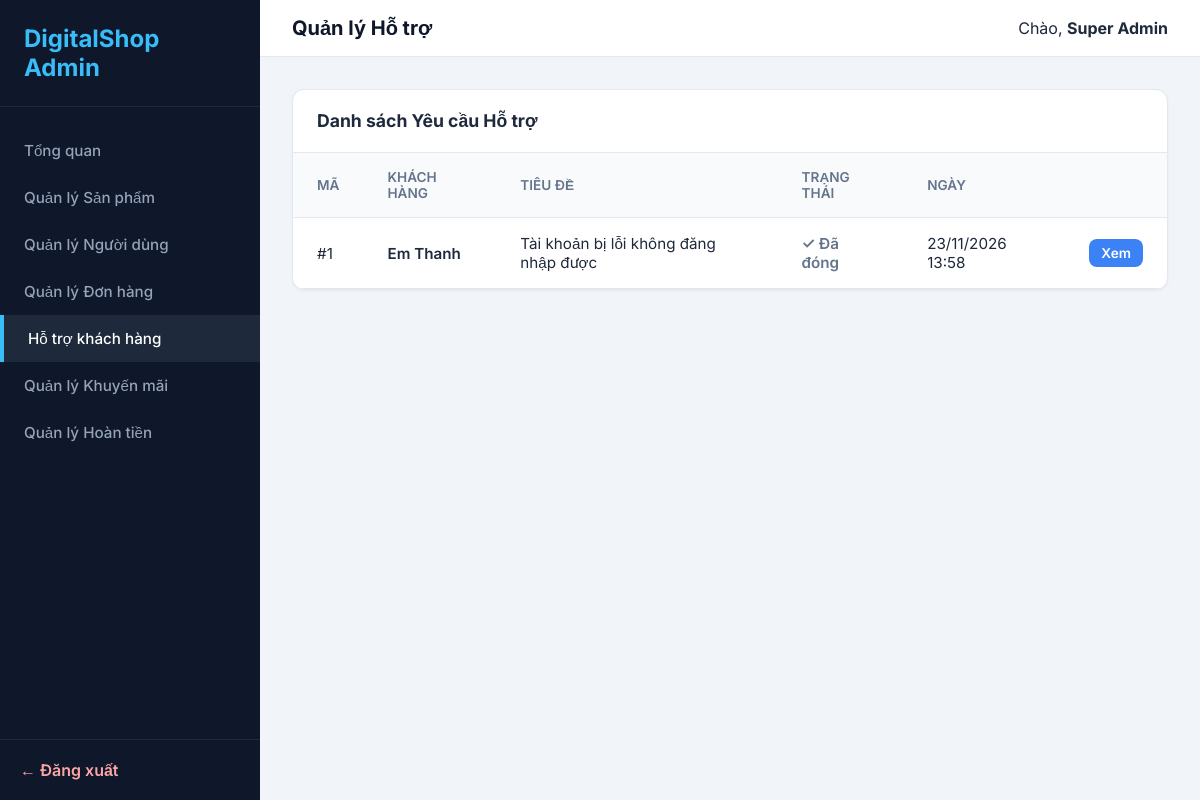
Screenshot of /admin/pages/tickets.php (signed in) with the database file from the repository.
### tables this page shows
CREATE TABLE `tickets` (
  `id` int(11) UNSIGNED NOT NULL,
  `user_id` int(11) UNSIGNED NOT NULL,
  `order_id` int(11) UNSIGNED DEFAULT NULL,
  `subject` varchar(255) NOT NULL,
  `status` enum('open','processing','closed') DEFAULT 'open',
  `created_at` datetime DEFAULT current_timestamp()
);

CREATE TABLE `users` (
  `id` int(11) UNSIGNED NOT NULL,
  `name` varchar(100) NOT NULL,
  `email` varchar(150) NOT NULL,
  `password_hash` varchar(255) NOT NULL,
  `balance` bigint(20) NOT NULL DEFAULT 0,
  `status` enum('active','banned') NOT NULL DEFAULT 'active',
  `created_at` datetime NOT NULL DEFAULT current_timestamp()
);

### shared/bootstrap-admin.php (called while the page is built, shortened)
<?php
$host = '127.0.0.1'; $dbname = 'digital_shop'; $user = 'root'; $pass = '';
try {
    $db = new PDO("mysql:host=$host;dbname=$dbname;charset=utf8mb4", $user, $pass);
    $db->setAttribute(PDO::ATTR_ERRMODE, PDO::ERRMODE_EXCEPTION);
    $db->setAttribute(PDO::ATTR_DEFAULT_FETCH_MODE, PDO::FETCH_ASSOC);
} catch (Exception $e) { die("Lỗi DB: " . $e->getMessage()); }
function e($s) { return htmlspecialchars($s ?? '', ENT_QUOTES, 'UTF-8'); }
function is_admin_logged_in() { return isset($_SESSION['admin_id']); }
function current_admin() {
    global $db;
    $stmt = $db->prepare("SELECT * FROM admins WHERE id = ?");
    $stmt->execute([$_SESSION['admin_id']]);
    return $stmt->fetch();
}
function admin_view($template, $data = []) {
    extract($data);
    require __DIR__ . '/../admin/views/layouts/admin.php';
}

### admin/pages/tickets.php (called while the page is built, shortened)
<?php
require __DIR__ . '/../../shared/bootstrap-admin.php';
$stmt = $db->query("SELECT t.*, u.name as user_name FROM tickets t JOIN users u ON t.user_id = u.id ORDER BY t.status ASC, t.created_at DESC");
$tickets = $stmt->fetchAll();
admin_view('tickets', ['title' => 'Quản lý Hỗ trợ', 'tickets' => $tickets]);

### admin/views/tickets.php (the view)
<div class="data-card">
    <div class="data-header"><h3>Danh sách Yêu cầu Hỗ trợ</h3></div>
    <table>
        <thead>
            <tr><th>Mã</th><th>Khách hàng</th><th>Tiêu đề</th><th>Trạng thái</th><th>Ngày</th><th></th></tr>
        </thead>
        <tbody>
            <?php foreach ($tickets as $t): ?>
            <tr>
                <td>#<?= $t['id'] ?></td>
                <td style="font-weight: 600;"><?= e($t['user_name']) ?></td>
                <td><?= e($t['subject']) ?></td>
                <td>
                    <?php if ($t['status'] == 'open'): ?><span style="color: #f59e0b; font-weight: 600;">⏳ Chờ xử lý</span>
                    <?php elseif ($t['status'] == 'processing'): ?><span style="color: #3b82f6; font-weight: 600;">💬 Đang chat</span>
                    <?php else: ?><span style="color: #64748b; font-weight: 600;">✓ Đã đóng</span><?php endif; ?>
                </td>
                <td><?= date('d/m/Y H:i', strtotime($t['created_at'])) ?></td>
                <td><a href="<?= ADMIN_BASE ?>/pages/ticket-detail.php?id=<?= $t['id'] ?>" class="btn btn-sm" style="background:#3b82f6; color:#fff; text-decoration:none;">Xem</a></td>
            </tr>
            <?php endforeach; ?>
        </tbody>
    </table>
</div>

### admin/views/layouts/admin.php (shortened to what this page needs)
<!DOCTYPE html>
<html lang="vi">
<head>
    <link rel="stylesheet" href="<?= ADMIN_BASE ?>/assets/css/admin.css">
</head>
<body>
    <aside class="sidebar">
        <a href="<?= ADMIN_BASE ?>/index.php" class="sidebar-logo">DigitalShop Admin</a>
        <ul class="sidebar-menu">
            <li><a href="<?= ADMIN_BASE ?>/index.php" class="<?= (basename($_SERVER['PHP_SELF']) == 'index.php') ? 'active' : '' ?>">Tổng quan</a></li>
            <li><a href="<?= ADMIN_BASE ?>/pages/products.php" class="<?= (basename($_SERVER['PHP_SELF']) == 'products.php') ? 'active' : '' ?>">Quản lý Sản phẩm</a></li>
            <li><a href="<?= ADMIN_BASE ?>/pages/users.php" class="<?= (basename($_SERVER['PHP_SELF']) == 'users.php' || basename($_SERVER['PHP_SELF']) == 'user-detail.php') ? 'active' : '' ?>">Quản lý Người dùng</a></li>
            <li><a href="<?= ADMIN_BASE ?>/pages/orders.php" class="<?= (basename($_SERVER['PHP_SELF']) == 'orders.php' || basename($_SERVER['PHP_SELF']) == 'order-detail.php') ? 'active' : '' ?>">Quản lý Đơn hàng</a></li>
            <li><a href="<?= ADMIN_BASE ?>/pages/tickets.php" class="<?= (basename($_SERVER['PHP_SELF']) == 'tickets.php' || basename($_SERVER['PHP_SELF']) == 'ticket-detail.php') ? 'active' : '' ?>">Hỗ trợ khách hàng</a></li>
            <li><a href="<?= ADMIN_BASE ?>/pages/coupons.php" class="<?= (basename($_SERVER['PHP_SELF']) == 'coupons.php') ? 'active' : '' ?>">Quản lý Khuyến mãi</a></li>
            <li>
    <a href="<?= ADMIN_BASE ?>/pages/refunds.php" class="<?= (basename($_SERVER['PHP_SELF']) == 'refunds.php') ? 'active' : '' ?>">
        Quản lý Hoàn tiền
    </a>
</li>
        </ul>
        <div class="sidebar-footer"><a href="<?= ADMIN_BASE ?>/logout.php">← Đăng xuất</a></div>
    </aside>
    <main class="main-content">
        <header class="topbar">
            <h2><?= e($title ?? 'Dashboard') ?></h2>
            <div>Chào, <strong><?= e(current_admin()['name']) ?></strong></div>
        </header>
        <div class="content-area">
            <?php require __DIR__ . '/../' . $template . '.php'; ?>
        </div>
    </main>
</body>
</html>

### admin/assets/css/admin.css (style rules this page uses)
* { box-sizing: border-box; margin: 0; padding: 0; }
body { font-family: 'Inter', sans-serif; background: #f1f5f9; color: #1e293b; display: flex; min-height: 100vh; }
.sidebar { width: 260px; background: #0f172a; color: #fff; display: flex; flex-direction: column; position: fixed; height: 100vh; }
.sidebar-logo { padding: 24px; font-size: 1.5rem; font-weight: 700; border-bottom: 1px solid #1e293b; color: #38bdf8; text-decoration: none; }
.sidebar-menu { list-style: none; padding: 20px 0; flex: 1; }
.sidebar-menu a { display: block; padding: 14px 24px; color: #94a3b8; text-decoration: none; font-weight: 500; transition: 0.2s; font-size: 0.95rem; }
.sidebar-menu a:hover, .sidebar-menu a.active { background: #1e293b; color: #fff; border-left: 4px solid #38bdf8; }
.sidebar-footer { padding: 20px; border-top: 1px solid #1e293b; }
.sidebar-footer a { color: #fca5a5; text-decoration: none; font-weight: 600; }
.main-content { flex: 1; margin-left: 260px; display: flex; flex-direction: column; }
.topbar { background: #fff; padding: 16px 32px; display: flex; justify-content: space-between; align-items: center; border-bottom: 1px solid #e2e8f0; }
.topbar h2 { font-size: 1.25rem; font-weight: 700; color: #0f172a; }
.content-area { padding: 32px; }
.data-card { background: #fff; border-radius: 12px; border: 1px solid #e2e8f0; overflow: hidden; box-shadow: 0 1px 3px rgba(0,0,0,0.05); }
.data-header { padding: 20px 24px; border-bottom: 1px solid #e2e8f0; display: flex; justify-content: space-between; align-items: center; }
.data-header h3 { font-size: 1.1rem; font-weight: 700; }
table { width: 100%; border-collapse: collapse; text-align: left; }
th { background: #f8fafc; padding: 16px 24px; font-size: 0.85rem; color: #64748b; text-transform: uppercase; font-weight: 600; border-bottom: 1px solid #e2e8f0; }
td { padding: 16px 24px; border-bottom: 1px solid #e2e8f0; font-size: 0.95rem; }
.btn { padding: 10px 20px; border-radius: 8px; font-weight: 600; cursor: pointer; border: none; font-size: 0.95rem; text-decoration: none; display: inline-block; }
.btn-sm { padding: 6px 12px; font-size: 0.85rem; }

### rows the page displays
tickets: id "1", user.name "Em Thanh", subject "Tài khoản bị lỗi không đăng nhập được", status "✓ Đã đóng", created_at "23/11/2026 13:58"

### other values shown
$title "Quản lý Hỗ trợ"
current_admin()['name'] "Super Admin"
